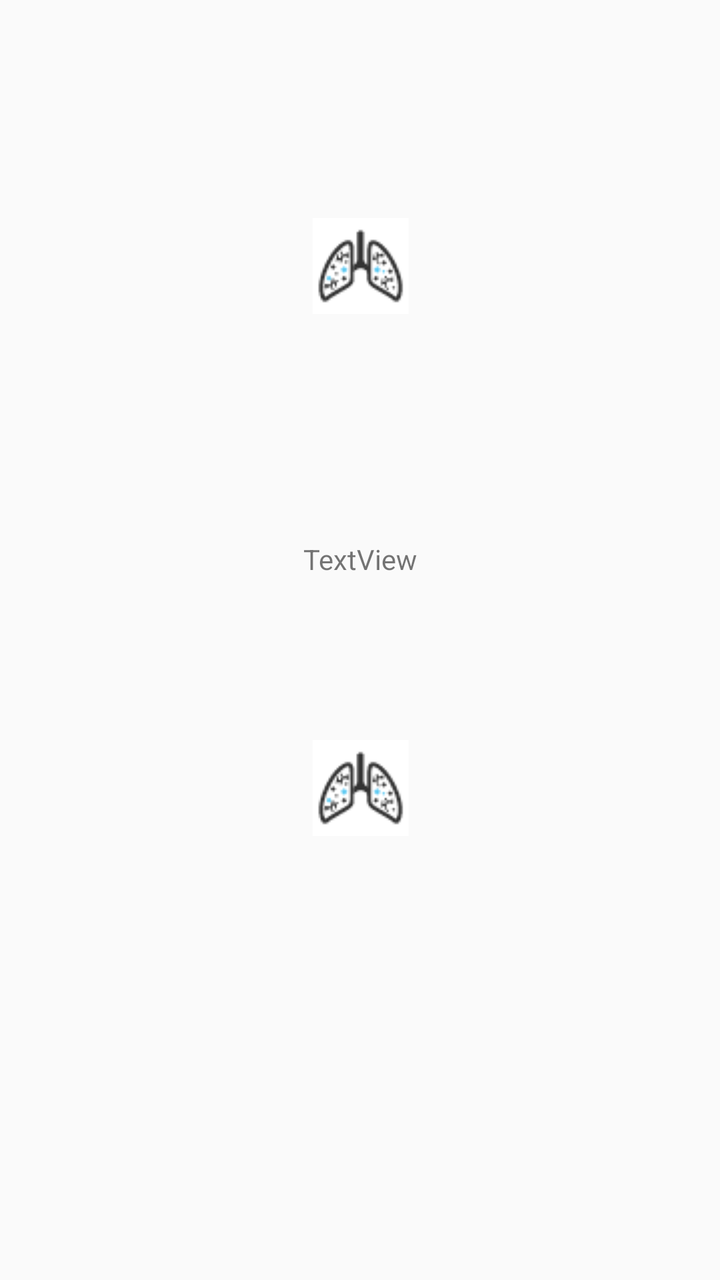
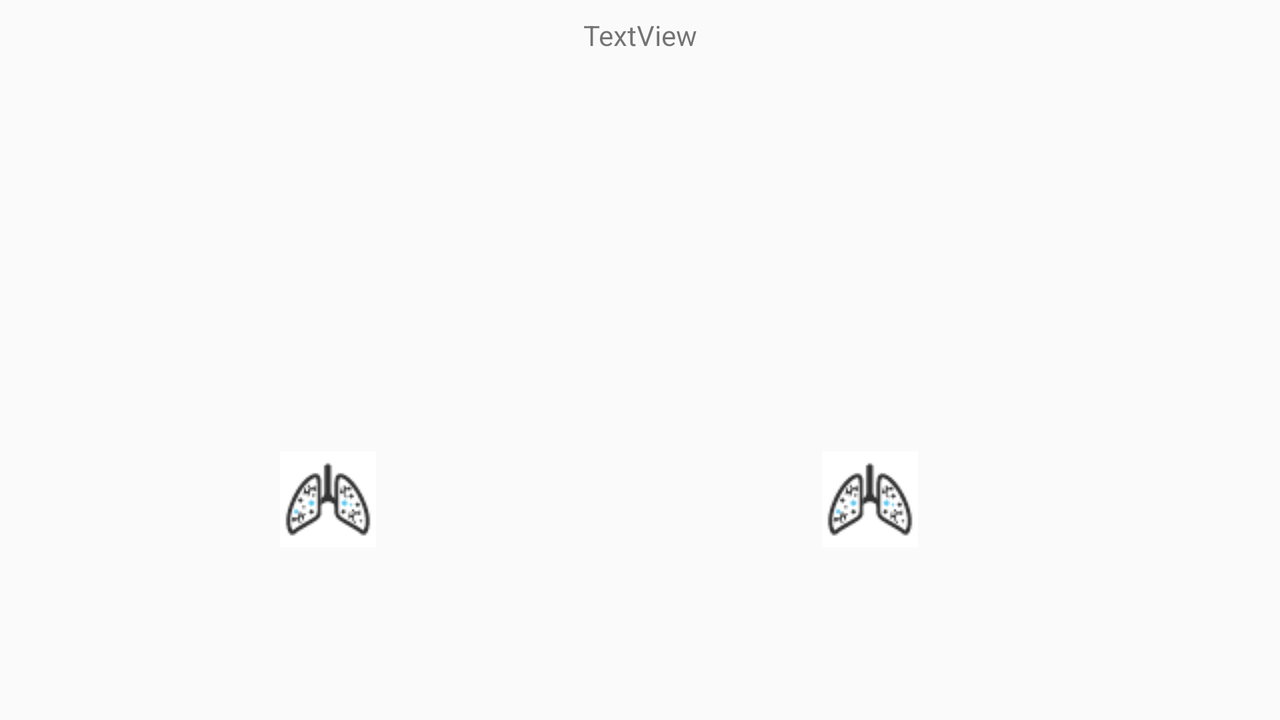

Compare how this app lays out the same screen by default and in its alternative resource folder. The renders come first, then the two layout files and the values they reference.
<!-- AndroidManifest.xml: application theme AppTheme -->
<!-- res/layout/dialog_layout.xml -->
<?xml version="1.0" encoding="utf-8"?>
<android.support.constraint.ConstraintLayout xmlns:android="http://schemas.android.com/apk/res/android"
    xmlns:app="http://schemas.android.com/apk/res-auto"
    xmlns:tools="http://schemas.android.com/tools"
    android:orientation="vertical"
    android:layout_width="fill_parent"
    android:layout_height="fill_parent"
    tools:layout_editor_absoluteY="81dp"
    tools:layout_editor_absoluteX="0dp">

    <TextView
        android:id="@+id/resultTitleTView"
        android:layout_width="wrap_content"
        android:layout_height="wrap_content"
        android:text="TextView"
        app:layout_constraintLeft_toLeftOf="parent"
        app:layout_constraintRight_toRightOf="parent"
        android:layout_marginTop="40dp"
        app:layout_constraintTop_toBottomOf="@+id/orgDialogImage" />

    <ImageView
        android:id="@+id/orgDialogImage"
        android:layout_width="372dp"
        android:layout_height="194dp"
        android:adjustViewBounds="true"
        android:scaleType="centerInside"
        android:src="@drawable/tb_launcher"
        app:layout_constraintVertical_chainStyle="packed"
        app:layout_constraintRight_toRightOf="parent"
        app:layout_constraintLeft_toLeftOf="parent"
        app:layout_constraintTop_toTopOf="parent"
        android:layout_marginTop="36dp" />

    <ImageView
        android:id="@+id/resultDialogImage"
        android:layout_width="372dp"
        android:layout_height="194dp"
        android:adjustViewBounds="true"
        android:scaleType="centerInside"
        android:src="@drawable/tb_launcher"
        app:layout_constraintRight_toRightOf="parent"
        android:layout_marginTop="8dp"
        app:layout_constraintTop_toBottomOf="@+id/resultTitleTView"
        app:layout_constraintLeft_toLeftOf="parent"
        app:layout_constraintBottom_toBottomOf="parent"
        android:layout_marginBottom="8dp"
        app:layout_constraintVertical_bias="0.0" />

</android.support.constraint.ConstraintLayout>
<!-- resources referenced by this layout -->
<resources>
  <!-- drawable tb_launcher: png bitmap (drawable, 1064 bytes) -->
  <style name="AppTheme" parent="Theme.AppCompat.Light.DarkActionBar">
          
          <item name="colorPrimary">@color/colorPrimary</item>
          <item name="colorPrimaryDark">@color/colorPrimaryDark</item>
          <item name="colorAccent">@color/colorAccent</item>
      </style>
  <color name="colorPrimary">#3F51B5</color>
  <color name="colorPrimaryDark">#303F9F</color>
  <color name="colorAccent">#03A9F4</color>
</resources>
<!-- res/layout-land/dialog_layout.xml (the repository's variant of the layout above) -->
<!-- drawn on the phone turned sideways -->
<?xml version="1.0" encoding="utf-8"?>
<android.support.constraint.ConstraintLayout xmlns:android="http://schemas.android.com/apk/res/android"
    xmlns:app="http://schemas.android.com/apk/res-auto"
    xmlns:tools="http://schemas.android.com/tools"
    android:orientation="vertical"
    android:layout_width="match_parent"
    android:layout_height="match_parent"
    tools:layout_editor_absoluteY="73dp"
    tools:layout_editor_absoluteX="0dp">

    <TextView
        android:id="@+id/resultTitleTView"
        android:layout_width="wrap_content"
        android:layout_height="wrap_content"
        android:text="TextView"
        app:layout_constraintTop_toTopOf="parent"
        android:layout_marginTop="8dp"
        android:layout_marginRight="8dp"
        app:layout_constraintRight_toRightOf="parent"
        android:layout_marginLeft="8dp"
        app:layout_constraintLeft_toLeftOf="parent" />

    <ImageView
        android:id="@+id/orgDialogImage"
        android:layout_width="240dp"
        android:layout_height="180dp"
        android:adjustViewBounds="true"
        android:scaleType="centerInside"
        android:src="@drawable/tb_launcher"
        tools:layout_conversion_absoluteHeight="256dp"
        tools:layout_conversion_absoluteWidth="250dp"
        tools:layout_conversion_absoluteX="0dp"
        tools:layout_conversion_absoluteY="256dp"
        android:layout_marginLeft="44dp"
        app:layout_constraintLeft_toLeftOf="parent"
        app:layout_constraintBottom_toBottomOf="parent"
        android:layout_marginBottom="8dp"
        android:layout_marginTop="8dp"
        app:layout_constraintTop_toBottomOf="@+id/resultTitleTView"
        app:layout_constraintVertical_bias="0.911" />

    <ImageView
        android:id="@+id/resultDialogImage"
        android:layout_width="240dp"
        android:layout_height="180dp"
        android:adjustViewBounds="true"
        android:scaleType="centerInside"
        android:src="@drawable/tb_launcher"
        tools:layout_conversion_absoluteHeight="218dp"
        tools:layout_conversion_absoluteWidth="152dp"
        tools:layout_conversion_absoluteX="0dp"
        tools:layout_conversion_absoluteY="256dp"
        android:layout_marginRight="8dp"
        app:layout_constraintRight_toRightOf="parent"
        app:layout_constraintLeft_toRightOf="@+id/orgDialogImage"
        android:layout_marginLeft="8dp"
        app:layout_constraintBottom_toBottomOf="parent"
        android:layout_marginBottom="8dp"
        android:layout_marginTop="8dp"
        app:layout_constraintTop_toBottomOf="@+id/resultTitleTView"
        app:layout_constraintHorizontal_bias="0.23"
        app:layout_constraintVertical_bias="0.911" />

</android.support.constraint.ConstraintLayout>
